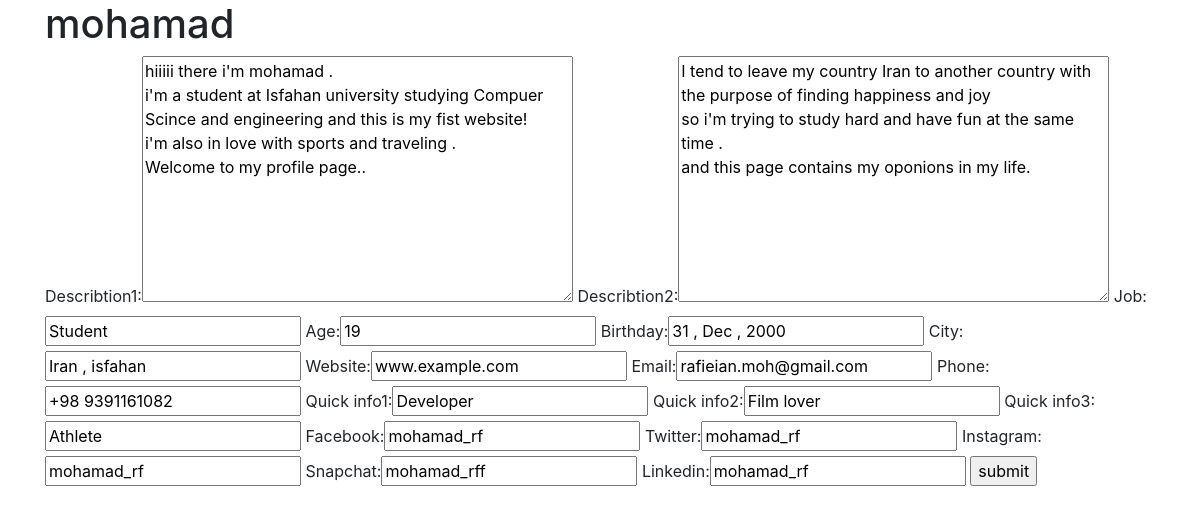
The app's page /profile/edit/1 (signed in) with its own data.
### main/models.py (models this page shows, shortened)
class UserProfile(models.Model):
    user = models.OneToOneField(User , on_delete= models.CASCADE , unique=True , related_name='user')
    describtion1 = models.TextField(default='',blank=True,null=True )
    describtion2 = models.TextField(default='' ,blank=True,null=True)
    job = models.CharField(max_length=100 ,blank=True,null=True)
    age = models.IntegerField(default=0 ,blank=True,null=True)
    birthday = models.CharField(max_length=20,blank=True,null=True)
    city = models.CharField(max_length=100,blank=True,null=True )
    website = models.CharField(max_length=200 ,blank=True,null=True)
    Email = models.EmailField(default='' ,blank=True,null=True)
    phone = models.CharField(max_length=15 ,blank=True,null=True)
    like = models.IntegerField(default=0)
    comment_count = models.IntegerField(default=0)
    background_photo = models.ImageField(upload_to= 'images',default=' images / wall.JPG')
    picture = models.ImageField(upload_to='images/profile',default=' images / profile / defaultPic.JPG')
    quick_info1 = models.CharField(max_length=40 ,blank=True,null=True)
    quick_info2 = models.CharField(max_length=40,blank=True,null=True)
    quick_info3 = models.CharField(max_length=40,blank=True,null=True)
    follow_count = models.IntegerField(default=0)
    follower_count = models.IntegerField(default=0)
    facebook = models.CharField(max_length=100,blank=True,null=True)
    twitter = models.CharField(max_length=100,blank=True,null=True)
    instagram = models.CharField(max_length=100,blank=True,null=True)
    snapchat = models.CharField(max_length=100,blank=True,null=True)
    linkedin = models.CharField(max_length=100,blank=True,null=True)

### main/views.py (the view, shortened to what this page needs)
# urls.py: path('profile/edit/<int:pk>' , views.UserProfileUpdateView.as_view(), name = 'edit_profile'),
class UserProfileUpdateView(LoginRequiredMixin,UpdateView):
    model = UserProfile
    template_name = 'main/edit_profile.html'
    fields = (
        'describtion1',
        'describtion2',
        'job',
        'age',
        'birthday',
        'city',
        'website',
        'Email',
        'phone',
        'quick_info1',
        'quick_info2',
        'quick_info3',
        'facebook',
        'twitter',
        'instagram',
        'snapchat',
        'linkedin',
    )
    def get(self, request, *args, **kwargs):
        self.object = self.get_object()
        if not self.request.user.user == self.object:
            return redirect('/profile/1')
        else:
            return super(UserProfileUpdateView, self).get(request, *args, **kwargs)

### main/templates/main/edit_profile.html (shortened to what this page needs)
{% load bootstrap_tags %}
<!DOCTYPE html>
<html lang="en">
<head>
    <link rel="stylesheet" href="https://stackpath.bootstrapcdn.com/bootstrap/4.4.1/css/bootstrap.min.css">
</head>
<body>
<div class="container">
<h1>{{object.user.username}}</h1>
<form method="post" enctype="multipart/form-data">
    {{form | as_bootstrap}}
    <input value="submit" type="submit">
</form>
    </div>
</body>
</html>

### records on screen
UserProfile: user.username "mohamad", describtion1 "hiiiii there i'm mohamad . i'm a student at Isfahan university studying Compuer Scince and engineering and this is my fist website! i'm also in love with sports and traveling . Welcome to my profile page..", describtion2 "I tend to leave my country Iran to another country with the purpose of finding happiness and joy so i'm trying to study hard and have fun at the same time . and this page contains my oponions in my life.", job "Student", age "19", birthday "31 , Dec , 2000", city "Iran , isfahan", website "www.example.com", Email "rafieian.moh@gmail.com", phone "+98 9391161082", quick_info1 "Developer", quick_info2 "Film lover", quick_info3 "Athlete", facebook "mohamad_rf", twitter "mohamad_rf", instagram "mohamad_rf", snapchat "mohamad_rff", linkedin "mohamad_rf"
